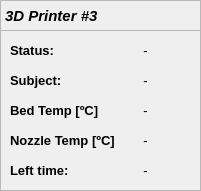
    <widget class="QFrame" name="frame_17">
     <property name="geometry">
      <rect>
       <x>430</x>
       <y>230</y>
       <width>201</width>
       <height>191</height>
      </rect>
     </property>
     <property name="frameShape">
      <enum>QFrame::StyledPanel</enum>
     </property>
     <property name="frameShadow">
      <enum>QFrame::Raised</enum>
     </property>
     <widget class="QLabel" name="label_85">
      <property name="geometry">
       <rect>
        <x>0</x>
        <y>0</y>
        <width>201</width>
        <height>31</height>
       </rect>
      </property>
      <property name="sizePolicy">
       <sizepolicy hsizetype="Preferred" vsizetype="Fixed">
        <horstretch>0</horstretch>
        <verstretch>0</verstretch>
       </sizepolicy>
      </property>
      <property name="font">
       <font>
        <pointsize>11</pointsize>
        <weight>75</weight>
        <italic>true</italic>
        <bold>true</bold>
       </font>
      </property>
      <property name="frameShape">
       <enum>QFrame::StyledPanel</enum>
      </property>
      <property name="text">
       <string>3D Printer #3</string>
      </property>
     </widget>
     <widget class="QLabel" name="TDP3_nozzle">
      <property name="geometry">
       <rect>
        <x>120</x>
        <y>130</y>
        <width>51</width>
        <height>21</height>
       </rect>
      </property>
      <property name="font">
       <font>
        <family>Ubuntu</family>
        <pointsize>10</pointsize>
       </font>
      </property>
      <property name="text">
       <string>-</string>
      </property>
      <property name="alignment">
       <set>Qt::AlignCenter</set>
      </property>
      <property name="wordWrap">
       <bool>true</bool>
      </property>
     </widget>
     <widget class="QLabel" name="label_86">
      <property name="geometry">
       <rect>
        <x>10</x>
        <y>130</y>
        <width>111</width>
        <height>21</height>
       </rect>
      </property>
      <property name="font">
       <font>
        <family>Ubuntu</family>
        <pointsize>10</pointsize>
        <weight>75</weight>
        <italic>false</italic>
        <bold>true</bold>
       </font>
      </property>
      <property name="text">
       <string>Nozzle Temp [ºC]</string>
      </property>
     </widget>
     <widget class="QLabel" name="label_87">
      <property name="geometry">
       <rect>
        <x>10</x>
        <y>70</y>
        <width>81</width>
        <height>21</height>
       </rect>
      </property>
      <property name="font">
       <font>
        <family>Ubuntu</family>
        <pointsize>10</pointsize>
        <weight>75</weight>
        <italic>false</italic>
        <bold>true</bold>
       </font>
      </property>
      <property name="text">
       <string>Subject:</string>
      </property>
     </widget>
     <widget class="QLabel" name="label_88">
      <property name="geometry">
       <rect>
        <x>10</x>
        <y>40</y>
        <width>61</width>
        <height>21</height>
       </rect>
      </property>
      <property name="font">
       <font>
        <family>Ubuntu</family>
        <pointsize>10</pointsize>
        <weight>75</weight>
        <italic>false</italic>
        <bold>true</bold>
       </font>
      </property>
      <property name="text">
       <string>Status:</string>
      </property>
     </widget>
     <widget class="QLabel" name="label_89">
      <property name="geometry">
       <rect>
        <x>10</x>
        <y>100</y>
        <width>101</width>
        <height>21</height>
       </rect>
      </property>
      <property name="font">
       <font>
        <family>Ubuntu</family>
        <pointsize>10</pointsize>
        <weight>75</weight>
        <italic>false</italic>
        <bold>true</bold>
       </font>
      </property>
      <property name="text">
       <string>Bed Temp [ºC]</string>
      </property>
     </widget>
     <widget class="QLabel" name="TDP3_SN">
      <property name="geometry">
       <rect>
        <x>90</x>
        <y>70</y>
        <width>111</width>
        <height>21</height>
       </rect>
      </property>
      <property name="font">
       <font>
        <family>Ubuntu</family>
        <pointsize>10</pointsize>
       </font>
      </property>
      <property name="text">
       <string>-</string>
      </property>
      <property name="alignment">
       <set>Qt::AlignCenter</set>
      </property>
      <property name="wordWrap">
       <bool>true</bool>
      </property>
     </widget>
     <widget class="QLabel" name="TDP3_status">
      <property name="geometry">
       <rect>
        <x>90</x>
        <y>40</y>
        <width>111</width>
        <height>21</height>
       </rect>
      </property>
      <property name="font">
       <font>
        <family>Ubuntu</family>
        <pointsize>10</pointsize>
       </font>
      </property>
      <property name="frameShape">
       <enum>QFrame::NoFrame</enum>
      </property>
      <property name="text">
       <string>-</string>
      </property>
      <property name="alignment">
       <set>Qt::AlignCenter</set>
      </property>
      <property name="wordWrap">
       <bool>true</bool>
      </property>
     </widget>
     <widget class="QLabel" name="TDP3_bed">
      <property name="geometry">
       <rect>
        <x>120</x>
        <y>100</y>
        <width>51</width>
        <height>21</height>
       </rect>
      </property>
      <property name="font">
       <font>
        <family>Ubuntu</family>
        <pointsize>10</pointsize>
       </font>
      </property>
      <property name="text">
       <string>-</string>
      </property>
      <property name="alignment">
       <set>Qt::AlignCenter</set>
      </property>
      <property name="wordWrap">
       <bool>true</bool>
      </property>
     </widget>
     <widget class="QLabel" name="TDP3_time">
      <property name="geometry">
       <rect>
        <x>90</x>
        <y>160</y>
        <width>111</width>
        <height>21</height>
       </rect>
      </property>
      <property name="font">
       <font>
        <family>Ubuntu</family>
        <pointsize>10</pointsize>
       </font>
      </property>
      <property name="text">
       <string>-</string>
      </property>
      <property name="alignment">
       <set>Qt::AlignCenter</set>
      </property>
      <property name="wordWrap">
       <bool>true</bool>
      </property>
     </widget>
     <widget class="QLabel" name="label_90">
      <property name="geometry">
       <rect>
        <x>10</x>
        <y>160</y>
        <width>71</width>
        <height>21</height>
       </rect>
      </property>
      <property name="font">
       <font>
        <family>Ubuntu</family>
        <pointsize>10</pointsize>
        <weight>75</weight>
        <italic>false</italic>
        <bold>true</bold>
       </font>
      </property>
      <property name="text">
       <string>Left time:</string>
      </property>
     </widget>
    </widget>
